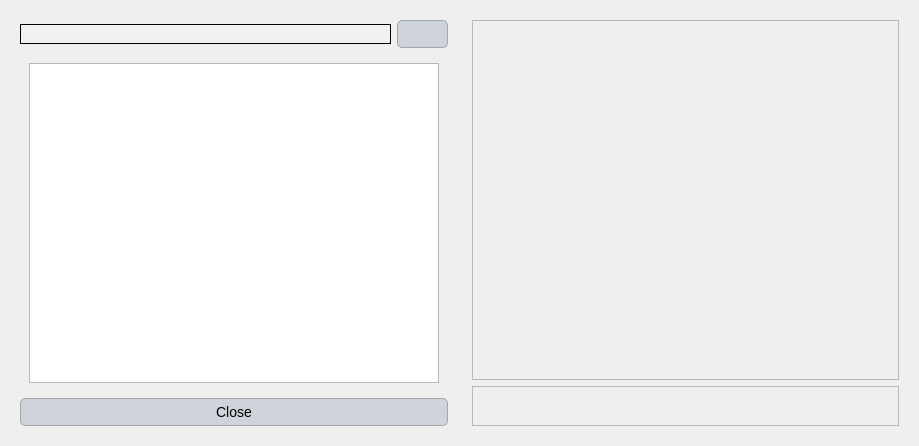
<?xml version="1.0" encoding="UTF-8"?>
<ui version="4.0">
 <class>Dialog</class>
 <widget class="QDialog" name="Dialog">
  <property name="geometry">
   <rect>
    <x>0</x>
    <y>0</y>
    <width>919</width>
    <height>443</height>
   </rect>
  </property>
  <property name="windowTitle">
   <string>Dialog</string>
  </property>
  <property name="styleSheet">
   <string notr="true">QLabel {
    font-family: 'Georgia'; /* Cambiar la fuente a Georgia */
    font-size: 16px; /* Cambiar el tamaño de la fuente */
    color: #000000; /* Color del texto (blanco) */
}

QLineEdit {
    font-family: 'Georgia'; /* Cambiar la fuente a Georgia */
    font-size: 14px; /* Cambiar el tamaño de la fuente */
    color: #000000; /* Color del texto (blanco) */
    background-color: #f0f0f0; /* Color de fondo del QLineEdit */
    border: 1px solid #000000; /* Borde blanco */
}

QComboBox {
    font-family: 'Georgia'; /* Cambiar la fuente a Georgia */
    font-size: 14px; /* Cambiar el tamaño de la fuente */
    color: #000000; /* Color del texto (blanco) */
    background-color: #cfd4da; /* Fondo oscuro del ComboBox */
}

QRadioButton {
    font-family: 'Georgia'; /* Cambiar la fuente a Georgia */
    font-size: 14px; /* Cambiar el tamaño de la fuente */
    color: #000000; /* Color del texto (blanco) */
}

QCheckBox {
    font-family: 'Georgia'; /* Cambiar la fuente a Georgia */
    font-size: 14px; /* Cambiar el tamaño de la fuente */
    color: #000000; /* Color del texto (blanco) */
}

/* Cambiar la fuente y estilo de los QPushButton */
QPushButton {
    font-family: 'Georgia'; /* Cambiar la fuente */
    font-size: 14px; /* Cambiar el tamaño de la fuente */
    color: #000000; /* Color del texto negro */
    background-color: #cfd4da; /* Fondo gris claro */
    border: 1px solid #a1a6ad; /* Borde gris medio */
    border-radius: 5px; /* Bordes redondeados */
    padding: 5px; /* Espaciado interno */
}

/* Estilo cuando el ratón pasa sobre el botón */
QPushButton:hover {
    color: #000000; /* Mantener el texto negro */
    background-color: #b7bcc3; /* Fondo gris un poco más oscuro al pasar el mouse */
}

/* Estilo cuando el botón está presionado */
QPushButton:pressed {
    background-color: #a6acb3; /* Fondo ligeramente más oscuro al presionar */
    color: #000000; /* Mantener el texto negro cuando se presiona */
}



/* Estilo general para QTableWidget y QTableView */
QTableWidget, QTableView {
    font-family: 'Georgia'; /* Cambiar la fuente a Georgia */
    font-size: 14px; /* Tamaño de la fuente */
    color: #000000; /* Color del texto negro */
    background-color: #e6e9ed; /* Fondo gris claro para la tabla */
    gridline-color: #a1a6ad; /* Color de las líneas de la tabla (gris medio) */
    selection-background-color: #b7bcc3; /* Color de fondo cuando se selecciona una celda (gris suave) */
    selection-color: #000000; /* Color del texto cuando la celda está seleccionada (negro) */
}

/* Estilo para el encabezado horizontal de la tabla */
QHeaderView::section {
    font-family: 'Georgia'; /* Cambiar la fuente a Georgia */
    font-size: 14px; /* Tamaño de la fuente */
    color: #000000; /* Color del texto negro */
    background-color: #cfd4da; /* Fondo gris claro del encabezado */
    border: 1px solid #a1a6ad; /* Borde gris medio entre las secciones */
    padding: 4px; /* Espaciado interno en el encabezado */
}

/* Estilo para las celdas de la tabla al pasar el mouse */
QTableWidget::item:hover, QTableView::item:hover {
    background-color: #b7bcc3; /* Fondo gris suave al pasar el mouse */
    color: #000000; /* Mantener el texto negro */
}

/* Estilo para las celdas cuando están seleccionadas */
QTableWidget::item:selected, QTableView::item:selected {
    background-color: #a6acb3; /* Fondo gris intermedio cuando está seleccionado */
    color: #000000; /* Texto negro cuando está seleccionado */
}

/* Ajustar el tamaño de las celdas */
QTableWidget::item, QTableView::item {
    padding: 4px; /* Espaciado interno de las celdas */
}

/* Estilo para el borde inferior de la tabla */
QTableCornerButton::section {
    background-color: #cfd4da; /* Fondo del botón de esquina */
    border: 1px solid #a1a6ad; /* Borde gris medio del botón de esquina */
}</string>
  </property>
  <layout class="QGridLayout" name="gridLayout_4">
   <item row="0" column="0">
    <widget class="QFrame" name="frame_2">
     <property name="minimumSize">
      <size>
       <width>300</width>
       <height>0</height>
      </size>
     </property>
     <property name="frameShape">
      <enum>QFrame::NoFrame</enum>
     </property>
     <property name="frameShadow">
      <enum>QFrame::Raised</enum>
     </property>
     <layout class="QGridLayout" name="gridLayout_2">
      <item row="0" column="0">
       <layout class="QHBoxLayout" name="horizontalLayout">
        <item>
         <widget class="QLineEdit" name="results"/>
        </item>
        <item>
         <widget class="QPushButton" name="browse">
          <property name="text">
           <string/>
          </property>
         </widget>
        </item>
       </layout>
      </item>
      <item row="1" column="0">
       <widget class="QScrollArea" name="scrollArea">
        <property name="frameShape">
         <enum>QFrame::NoFrame</enum>
        </property>
        <property name="widgetResizable">
         <bool>true</bool>
        </property>
        <widget class="QWidget" name="scrollAreaWidgetContents">
         <property name="geometry">
          <rect>
           <x>0</x>
           <y>0</y>
           <width>430</width>
           <height>335</height>
          </rect>
         </property>
         <layout class="QGridLayout" name="gridLayout">
          <item row="0" column="0">
           <widget class="QTextEdit" name="textEdit"/>
          </item>
         </layout>
        </widget>
       </widget>
      </item>
      <item row="2" column="0">
       <widget class="QPushButton" name="pushButton_3">
        <property name="text">
         <string>Close</string>
        </property>
       </widget>
      </item>
     </layout>
    </widget>
   </item>
   <item row="0" column="1">
    <widget class="QFrame" name="frame_3">
     <property name="frameShape">
      <enum>QFrame::NoFrame</enum>
     </property>
     <property name="frameShadow">
      <enum>QFrame::Raised</enum>
     </property>
     <layout class="QGridLayout" name="gridLayout_3">
      <item row="0" column="0">
       <widget class="QFrame" name="frame">
        <property name="minimumSize">
         <size>
          <width>400</width>
          <height>360</height>
         </size>
        </property>
        <property name="frameShape">
         <enum>QFrame::StyledPanel</enum>
        </property>
        <property name="frameShadow">
         <enum>QFrame::Raised</enum>
        </property>
       </widget>
      </item>
      <item row="1" column="0">
       <widget class="QFrame" name="frame_4">
        <property name="frameShape">
         <enum>QFrame::StyledPanel</enum>
        </property>
        <property name="frameShadow">
         <enum>QFrame::Raised</enum>
        </property>
        <layout class="QGridLayout" name="gridLayout_5">
         <item row="0" column="1">
          <spacer name="horizontalSpacer_2">
           <property name="orientation">
            <enum>Qt::Horizontal</enum>
           </property>
           <property name="sizeHint" stdset="0">
            <size>
             <width>40</width>
             <height>20</height>
            </size>
           </property>
          </spacer>
         </item>
         <item row="0" column="0">
          <spacer name="horizontalSpacer">
           <property name="orientation">
            <enum>Qt::Horizontal</enum>
           </property>
           <property name="sizeHint" stdset="0">
            <size>
             <width>40</width>
             <height>20</height>
            </size>
           </property>
          </spacer>
         </item>
        </layout>
       </widget>
      </item>
     </layout>
    </widget>
   </item>
  </layout>
 </widget>
 <resources/>
 <connections/>
</ui>
